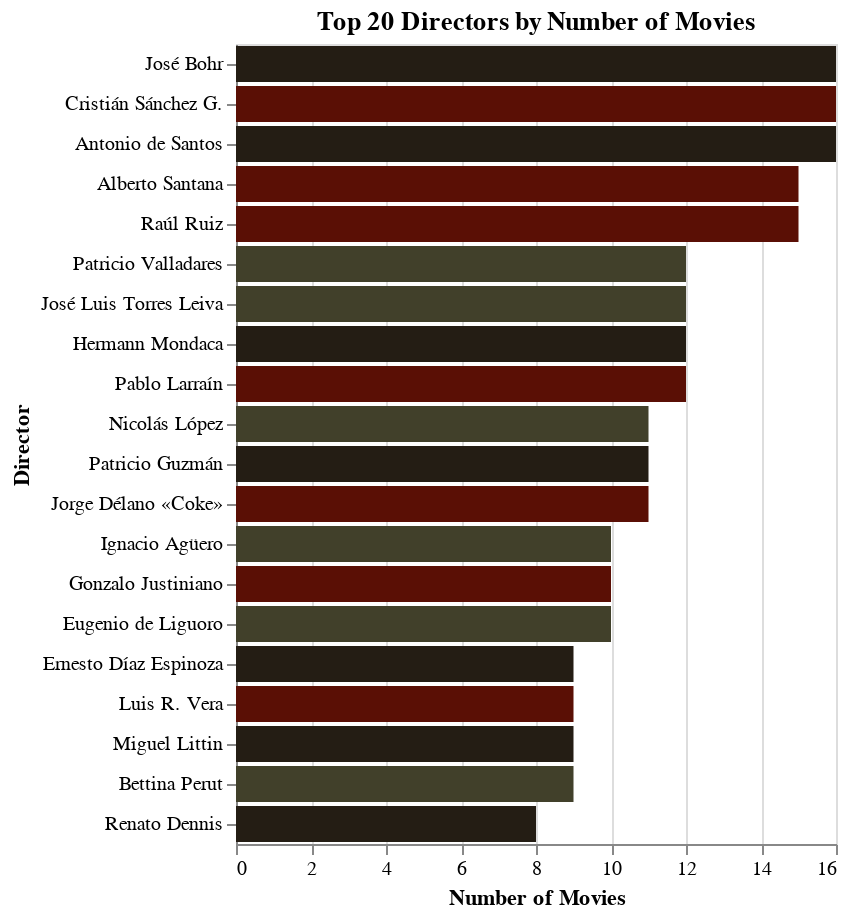

Source (notebook cell):
### Code cell
import altair as alt

# Count the number of movies per director
director_counts = df_seleccion['director-01'].value_counts().reset_index()
director_counts.columns = ['director', 'numero_peliculas']

# Sort by number of movies in descending order and take the top N directors for better readability
top_directors = director_counts.sort_values('numero_peliculas', ascending=False).head(20)

# Define the custom color scheme
color_scheme = ['#5A0F05', '#241D14', '#41402A']

# Create the bar chart with custom colors
chart = alt.Chart(top_directors).mark_bar().encode(
    x=alt.X('numero_peliculas', title='Number of Movies'),
    y=alt.Y('director', sort='-x', title='Director'),
    # Use the custom color scheme, cycling through them for each director
    color=alt.Color('director', scale=alt.Scale(range=color_scheme), legend=None),
    tooltip=['director', 'numero_peliculas']
).properties(
    title='Top 20 Directors by Number of Movies'
)

chart

### Figure 1 — Vega-Lite specification as saved in the notebook (floating-point values rounded to 4 significant figures)
{"config": {"view": {"continuousWidth": 300, "continuousHeight": 300}}, "data": {"name": "data-ad89482700a1e3b29038183a6bf12040"}, "mark": {"type": "bar"}, "encoding": {"color": {"field": "director", "legend": null, "scale": {"range": ["#5A0F05", "#241D14", "#41402A"]}, "type": "nominal"}, "tooltip": [{"field": "director", "type": "nominal"}, {"field": "numero_peliculas", "type": "quantitative"}], "x": {"field": "numero_peliculas", "title": "Number of Movies", "type": "quantitative"}, "y": {"field": "director", "sort": "-x", "title": "Director", "type": "nominal"}}, "title": "Top 20 Directors by Number of Movies", "$schema": "https://vega.github.io/schema/vega-lite/v5.20.1.json", "datasets": {"data-ad89482700a1e3b29038183a6bf12040": [{"director": "José Bohr", "numero_peliculas": 16}, {"director": "Cristián Sánchez G.", "numero_peliculas": 16}, {"director": "Antonio de Santos", "numero_peliculas": 16}, {"director": "Alberto Santana", "numero_peliculas": 15}, {"director": "Raúl Ruiz", "numero_peliculas": 15}, {"director": "Patricio Valladares", "numero_peliculas": 12}, {"director": "José Luis Torres Leiva", "numero_peliculas": 12}, {"director": "Hermann Mondaca", "numero_peliculas": 12}, {"director": "Pablo Larraín", "numero_peliculas": 12}, {"director": "Nicolás López", "numero_peliculas": 11}, {"director": "Patricio Guzmán", "numero_peliculas": 11}, {"director": "Jorge Délano «Coke»", "numero_peliculas": 11}, {"director": "Ignacio Agüero", "numero_peliculas": 10}, {"director": "Gonzalo Justiniano", "numero_peliculas": 10}, {"director": "Eugenio de Liguoro", "numero_peliculas": 10}, {"director": "Ernesto Díaz Espinoza", "numero_peliculas": 9}, {"director": "Luis R. Vera", "numero_peliculas": 9}, {"director": "Miguel Littin", "numero_peliculas": 9}, {"director": "Bettina Perut", "numero_peliculas": 9}, {"director": "Renato Dennis", "numero_peliculas": 8}]}}
